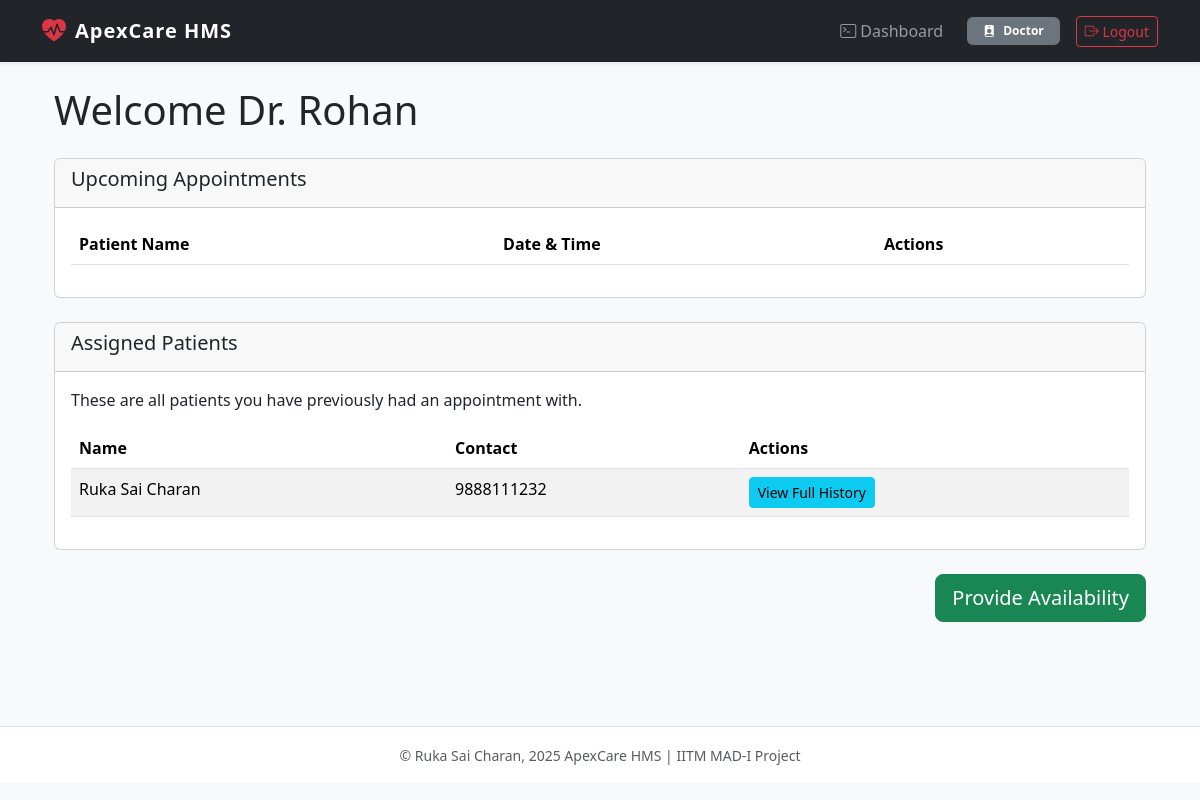
Page /doctor/dashboard (signed in) on the committed database.
### models.py (models this page shows)
class Doctor(db.Model):
    id = db.Column(db.Integer, primary_key=True)
    user_id = db.Column(db.Integer, db.ForeignKey('user.id'), nullable=False)
    department_id = db.Column(db.Integer, db.ForeignKey('department.id'), nullable=False)
    name = db.Column(db.String(100), nullable=False)
    dob = db.Column(db.DateTime, nullable=False)
    experience = db.Column(db.Integer, nullable=False)
    specialization = db.Column(db.String(100), nullable=False)
    qualifications = db.Column(db.String(100), nullable=True)
    availability = db.Column(db.String(200), default='{}')

class Patient(db.Model):
    id = db.Column(db.Integer, primary_key=True)
    user_id = db.Column(db.Integer, db.ForeignKey('user.id'), nullable=False)
    name = db.Column(db.String(100), nullable=False)
    contact = db.Column(db.String(100))

### app.py (the view)
@app.route('/doctor/dashboard')
def doctor_dashboard():
    if 'user_id' not in session or session.get('role') != 'doctor':
        flash('Please log in as a doctor.')
        return redirect(url_for('login'))
    doctor = Doctor.query.filter_by(user_id=session['user_id']).first()
    if not doctor:
        flash('Doctor profile not found.')
        return redirect(url_for('logout'))
    upcoming_appointments = Appointment.query.filter_by(
        doctor_id=doctor.id,
        status='Booked'
    ).all()
    upcoming_app_data = []
    for appt in upcoming_appointments:
        patient = Patient.query.get(appt.patient_id)
        upcoming_app_data.append({
            'appointment': appt,
            'patient_name': patient.name if patient else 'Unknown'
        })
    all_appts = Appointment.query.filter_by(doctor_id=doctor.id).all()
    patient_ids = {a.patient_id for a in all_appts} # Use a set for unique IDs
    assigned_patients = Patient.query.filter(Patient.id.in_(patient_ids)).all()
    return render_template(
        'doctor_dashboard.html',
        doctor=doctor,
        upcoming_app_data=upcoming_app_data,
        assigned_patients=assigned_patients
    )

### templates/doctor_dashboard.html (shortened to what this page needs)
{% extends "base.html" %}
{% block content %}
<div class="container-fluid">
    <div class="mb-4">
        <h1>Welcome Dr. {{ doctor.name }}</h1>
    </div>
    <div class="card mb-4">
        <div class="card-header">
            <h5>Upcoming Appointments</h5>
        </div>
        <div class="card-body">
            <table class="table table-striped">
                <thead>
                    <tr>
                        <th>Patient Name</th>
                        <th>Date & Time</th>
                        <th>Actions</th>
                    </tr>
                </thead>
            </table>
        </div>
    </div>
    <div class="card mb-4">
        <div class="card-header">
            <h5>Assigned Patients </h5>
        </div>
        <div class="card-body">
            <p>These are all patients you have previously had an appointment with.</p>
            <table class="table table-striped">
                <thead>
                    <tr>
                        <th>Name</th>
                        <th>Contact</th>
                        <th>Actions</th>
                    </tr>
                </thead>
                <tbody>
                    {% for patient in assigned_patients %}
                    <tr>
                        <td>{{ patient.name }}</td>
                        <td>{{ patient.contact }}</td>
                        <td>
                            <a href="{{ url_for('patient_history', patient_id=patient.id) }}" class="btn btn-info btn-sm">
                                View Full History
                            </a>
                        </td>
                    </tr>
                    {% endfor %}
                </tbody>
            </table>
        </div>
    </div>
    <div class="text-end">
        <a href="{{ url_for('doctor_availability') }}" class="btn btn-success btn-lg">
            Provide Availability
        </a>
    </div>
</div>
{% endblock %}

### rows in the picture
Doctor: name "Rohan"
Patient: name "Ruka Sai Charan", contact "9888111232"

### other values in the picture
{{ session.role|capitalize }} "Doctor"
